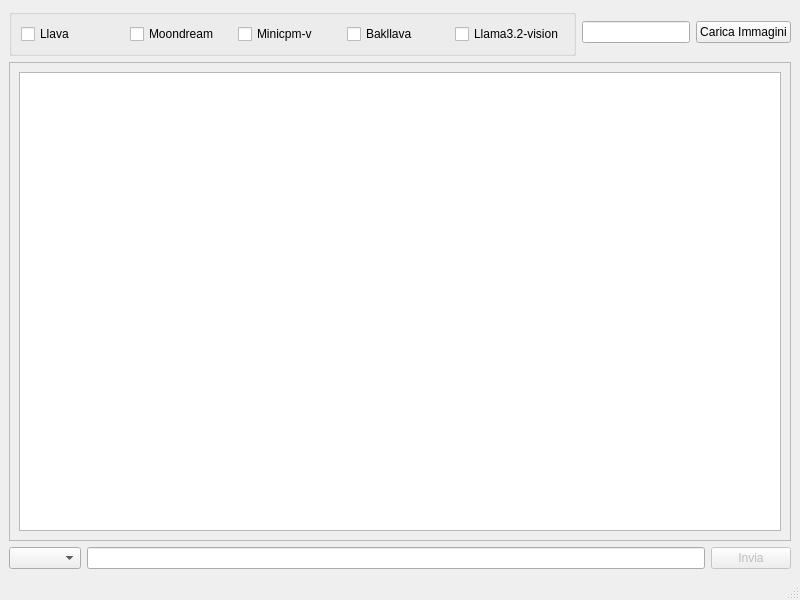
<?xml version="1.0" encoding="UTF-8"?>
<ui version="4.0">
 <class>MainWindow</class>
 <widget class="QMainWindow" name="MainWindow">
  <property name="geometry">
   <rect>
    <x>0</x>
    <y>0</y>
    <width>800</width>
    <height>600</height>
   </rect>
  </property>
  <property name="windowTitle">
   <string>MainWindow</string>
  </property>
  <widget class="QWidget" name="centralwidget">
   <layout class="QVBoxLayout" name="verticalLayout_5">
    <item>
     <layout class="QHBoxLayout" name="LayoutSuperiore">
      <item>
       <widget class="QGroupBox" name="groupBoxModelli">
        <property name="sizePolicy">
         <sizepolicy hsizetype="Preferred" vsizetype="Preferred">
          <horstretch>1</horstretch>
          <verstretch>0</verstretch>
         </sizepolicy>
        </property>
        <property name="title">
         <string/>
        </property>
        <layout class="QHBoxLayout" name="horizontalLayout">
         <item>
          <widget class="QCheckBox" name="checkLlava">
           <property name="text">
            <string>Llava</string>
           </property>
          </widget>
         </item>
         <item>
          <widget class="QCheckBox" name="checkMoondream">
           <property name="text">
            <string>Moondream</string>
           </property>
          </widget>
         </item>
         <item>
          <widget class="QCheckBox" name="checkMinicpm">
           <property name="text">
            <string>Minicpm-v</string>
           </property>
          </widget>
         </item>
         <item>
          <widget class="QCheckBox" name="checkBakllava">
           <property name="text">
            <string>Bakllava</string>
           </property>
          </widget>
         </item>
         <item>
          <widget class="QCheckBox" name="checkLlama">
           <property name="enabled">
            <bool>true</bool>
           </property>
           <property name="text">
            <string>Llama3.2-vision</string>
           </property>
          </widget>
         </item>
        </layout>
       </widget>
      </item>
      <item>
       <widget class="QLineEdit" name="inputNomeFile"/>
      </item>
      <item>
       <widget class="QPushButton" name="btnCarica">
        <property name="sizePolicy">
         <sizepolicy hsizetype="Fixed" vsizetype="Fixed">
          <horstretch>0</horstretch>
          <verstretch>0</verstretch>
         </sizepolicy>
        </property>
        <property name="text">
         <string>Carica Immagini</string>
        </property>
       </widget>
      </item>
     </layout>
    </item>
    <item>
     <layout class="QVBoxLayout" name="LayoutCentrale">
      <item>
       <widget class="QScrollArea" name="scrollArea">
        <property name="widgetResizable">
         <bool>true</bool>
        </property>
        <widget class="QWidget" name="scrollAreaWidgetContents">
         <property name="geometry">
          <rect>
           <x>0</x>
           <y>0</y>
           <width>774</width>
           <height>421</height>
          </rect>
         </property>
         <layout class="QVBoxLayout" name="verticalLayout">
          <item>
           <widget class="QTextEdit" name="textChat">
            <property name="enabled">
             <bool>true</bool>
            </property>
            <property name="sizePolicy">
             <sizepolicy hsizetype="Expanding" vsizetype="Expanding">
              <horstretch>0</horstretch>
              <verstretch>0</verstretch>
             </sizepolicy>
            </property>
            <property name="autoFillBackground">
             <bool>false</bool>
            </property>
            <property name="readOnly">
             <bool>true</bool>
            </property>
           </widget>
          </item>
         </layout>
        </widget>
       </widget>
      </item>
     </layout>
    </item>
    <item>
     <layout class="QHBoxLayout" name="LayoutInferiore">
      <item>
       <widget class="QComboBox" name="comboBoxTest"/>
      </item>
      <item>
       <widget class="QLineEdit" name="inputManuale">
        <property name="enabled">
         <bool>true</bool>
        </property>
       </widget>
      </item>
      <item>
       <widget class="QPushButton" name="btnInvia">
        <property name="enabled">
         <bool>false</bool>
        </property>
        <property name="text">
         <string>Invia</string>
        </property>
       </widget>
      </item>
     </layout>
    </item>
   </layout>
  </widget>
  <widget class="QMenuBar" name="menubar">
   <property name="geometry">
    <rect>
     <x>0</x>
     <y>0</y>
     <width>800</width>
     <height>25</height>
    </rect>
   </property>
  </widget>
  <widget class="QStatusBar" name="statusbar"/>
 </widget>
 <resources/>
 <connections/>
</ui>
